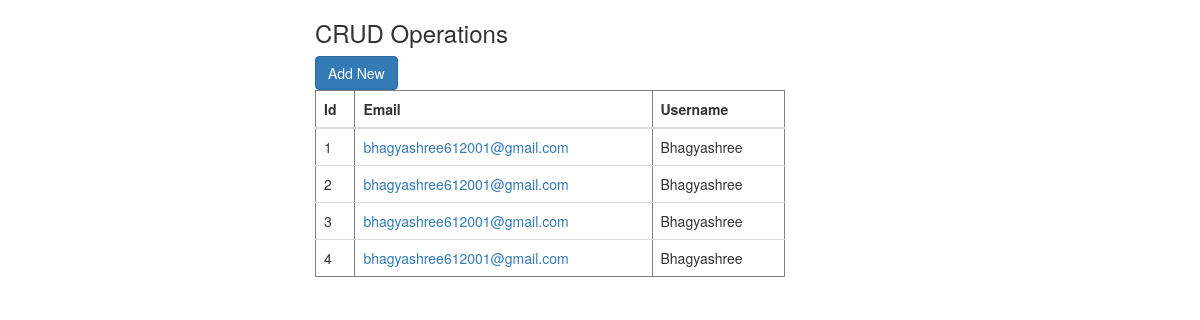
The page / on the database its author committed.
### app/models.py (models this page shows, shortened)
class User(models.Model):
    Email=models.EmailField()
    Username=models.CharField(max_length=1000)

### app/views.py (the view)
# urls.py: path('',UserList,name='UserList'),
def UserList(request):
    user = User.objects.all();  # Create Object of Wish Class Model
    params = {'users': user}  # Create Parameter to Send To View
    return render(request, 'users.html', params)  # Return Wishes To The Html Page

### app/templates/users.html (shortened to what this page needs)
<!DOCTYPE html>
<html lang=”en”>
 <head>
<link rel="stylesheet" href="https://maxcdn.bootstrapcdn.com/bootstrap/3.3.7/css/bootstrap.min.css" >
</head>
</head>
<body>
<div class="col-md-5 col-md-offset-3">
    <h3>CRUD Operations</h3>
</div>
<div class="col-md-5 col-md-offset-3">
    <a href="{% url 'CreateUser' %}" class="btn btn-primary">Add New</a>
</div>
<div class="col-md-5 col-md-offset-3">
    <table class="table" border="1">
  <thead class="thead-dark">
    <tr>
      <th scope="col">Id</th>
      <th scope="col">Email</th>
      <th scope="col">Username</th>
    </tr>
  </thead>
  <tbody>
  {% for user in users %}
  <tr>
      <td>{{ user.id }}</td>
      <td><a href="{% url 'UpdateUser' user.id  %}">{{ user.Email }}</a></td>
      <td>{{user.Username}}</td>
    </tr>
    {% endfor %}
  </tbody>
</table>
</div>
</body>
</html>

### rows shown on the page
User: id "1", Email "bhagyashree612001@gmail.com", Username "Bhagyashree"
User: id "2", Email "bhagyashree612001@gmail.com", Username "Bhagyashree"
User: id "3", Email "bhagyashree612001@gmail.com", Username "Bhagyashree"
User: id "4", Email "bhagyashree612001@gmail.com", Username "Bhagyashree"
